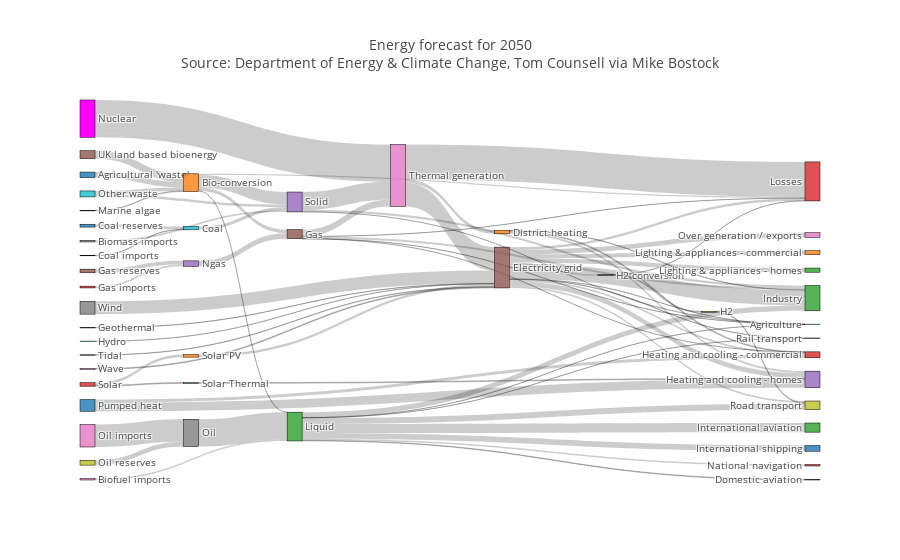

Notebook source saved alongside this figure:
### Code cell
iplot(fig)

### Figure 1 — Plotly figure (JSON) as saved in the notebook; plotly's stock layout.template omitted (floating-point values rounded to 4 significant figures)
{"data": [{"domain": {"x": [0, 1], "y": [0, 1]}, "link": {"label": ["stream 1", "", "", "", "stream 1", "", "", "", "", "", "", "", "", "", "", "", "", "", "", "", "", "", "", "", "", "", "", "", "", "", "stream 1", "", "", "", "", "", "", "", "", "", "", "", "", "", "", "", "Old generation plant (made-up)", "New generation plant (made-up)", "", "", "", "", "", "", "", "", "", "", "", "", "", "", "", "", "", "", "", "", "", "", ""], "source": [0, 1, 1, 1, 1, 6, 7, 8, 10, 9, 11, 11, 11, 15, 15, 15, 15, 15, 15, 15, 15, 15, 15, 15, 23, 25, 5, 5, 5, 5, 5, 27, 17, 17, 28, 29, 2, 2, 2, 2, 2, 2, 2, 2, 34, 24, 35, 35, 36, 38, 37, 39, 39, 40, 40, 41, 42, 43, 43, 4, 4, 4, 26, 26, 26, 44, 45, 46, 47, 35, 35], "target": [1, 2, 3, 4, 5, 2, 4, 9, 9, 4, 12, 13, 14, 16, 14, 17, 12, 18, 19, 13, 3, 20, 21, 22, 24, 24, 13, 3, 26, 19, 12, 15, 28, 3, 18, 15, 12, 30, 18, 31, 32, 19, 33, 20, 1, 5, 26, 26, 37, 37, 2, 4, 1, 14, 13, 15, 14, 42, 41, 19, 26, 12, 15, 3, 11, 15, 1, 15, 15, 26, 26], "value": [124.7, 0.597, 26.86, 280.3, 81.14, 35, 35, 11.61, 63.97, 75.57, 10.64, 22.5, 46.18, 104.5, 113.7, 27.14, 342.2, 37.8, 4.412, 40.86, 56.69, 7.863, 90.01, 93.49, 40.72, 82.23, 0.129, 1.401, 151.9, 2.096, 48.58, 7.013, 20.9, 6.242, 20.9, 6.995, 121.1, 128.7, 135.8, 14.46, 206.3, 3.64, 33.22, 4.413, 14.38, 123.0, 500, 140.0, 504.3, 107.7, 612.0, 56.59, 77.81, 193.0, 70.67, 59.9, 19.26, 19.26, 59.9, 0.882, 400.1, 46.48, 525.5, 787.1, 79.33, 9.452, 182.0, 19.01, 289.4, 100, 100]}, "node": {"color": ["rgba(31, 119, 180, 0.8)", "rgba(255, 127, 14, 0.8)", "rgba(44, 160, 44, 0.8)", "rgba(214, 39, 40, 0.8)", "rgba(148, 103, 189, 0.8)", "rgba(140, 86, 75, 0.8)", "rgba(227, 119, 194, 0.8)", "rgba(127, 127, 127, 0.8)", "rgba(188, 189, 34, 0.8)", "rgba(23, 190, 207, 0.8)", "rgba(31, 119, 180, 0.8)", "rgba(255, 127, 14, 0.8)", "rgba(44, 160, 44, 0.8)", "rgba(214, 39, 40, 0.8)", "rgba(148, 103, 189, 0.8)", "rgba(140, 86, 75, 0.8)", "rgba(227, 119, 194, 0.8)", "rgba(127, 127, 127, 0.8)", "rgba(188, 189, 34, 0.8)", "rgba(23, 190, 207, 0.8)", "rgba(31, 119, 180, 0.8)", "rgba(255, 127, 14, 0.8)", "rgba(44, 160, 44, 0.8)", "rgba(214, 39, 40, 0.8)", "rgba(148, 103, 189, 0.8)", "rgba(140, 86, 75, 0.8)", "rgba(227, 119, 194, 0.8)", "rgba(127, 127, 127, 0.8)", "rgba(188, 189, 34, 0.8)", "rgba(23, 190, 207, 0.8)", "rgba(31, 119, 180, 0.8)", "rgba(255, 127, 14, 0.8)", "rgba(44, 160, 44, 0.8)", "rgba(214, 39, 40, 0.8)", "rgba(148, 103, 189, 0.8)", "magenta", "rgba(227, 119, 194, 0.8)", "rgba(127, 127, 127, 0.8)", "rgba(188, 189, 34, 0.8)", "rgba(23, 190, 207, 0.8)", "rgba(31, 119, 180, 0.8)", "rgba(255, 127, 14, 0.8)", "rgba(44, 160, 44, 0.8)", "rgba(214, 39, 40, 0.8)", "rgba(148, 103, 189, 0.8)", "rgba(140, 86, 75, 0.8)", "rgba(227, 119, 194, 0.8)", "rgba(127, 127, 127, 0.8)"], "label": ["Agricultural 'waste'", "Bio-conversion", "Liquid", "Losses", "Solid", "Gas", "Biofuel imports", "Biomass imports", "Coal imports", "Coal", "Coal reserves", "District heating", "Industry", "Heating and cooling - commercial", "Heating and cooling - homes", "Electricity grid", "Over generation / exports", "H2 conversion", "Road transport", "Agriculture", "Rail transport", "Lighting & appliances - commercial", "Lighting & appliances - homes", "Gas imports", "Ngas", "Gas reserves", "Thermal generation", "Geothermal", "H2", "Hydro", "International shipping", "Domestic aviation", "International aviation", "National navigation", "Marine algae", "Nuclear", "Oil imports", "Oil", "Oil reserves", "Other waste", "Pumped heat", "Solar PV", "Solar Thermal", "Solar", "Tidal", "UK land based bioenergy", "Wave", "Wind"], "line": {"color": "black", "width": 0.5}, "pad": 15, "thickness": 15}, "orientation": "h", "type": "sankey", "uid": "b5650de0-690b-455b-97de-3b62e622daa7", "valueformat": ".0f", "valuesuffix": "TWh"}], "layout": {"font": {"size": 10}, "title": {"text": "Energy forecast for 2050<br>Source: Department of Energy & Climate Change, Tom Counsell via <a href='https://bost.ocks.org/mike/sankey/'>Mike Bostock</a>"}}}
